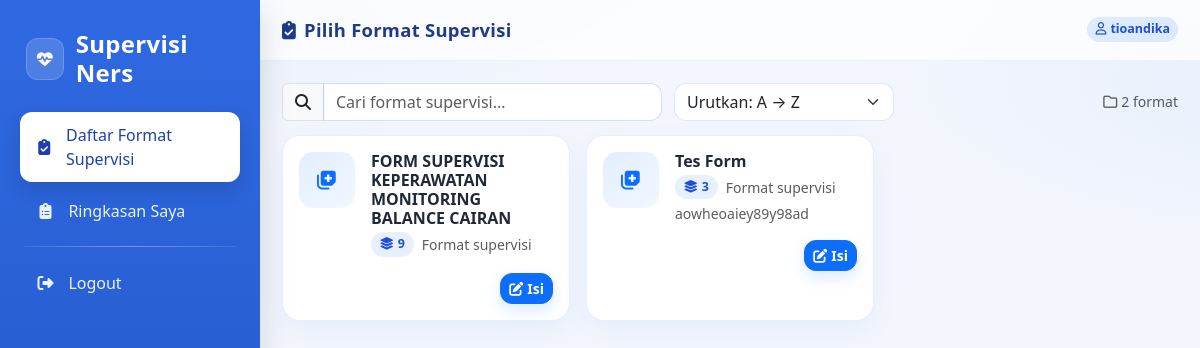
The page /formats/ (signed in) on the database its author committed.
### supervisi/models.py (models this page shows, shortened)
class FormatSupervisi(models.Model):
    nama = models.CharField(max_length=255)
    deskripsi = models.TextField(blank=True, null=True)
    def jumlah_aspek(self):
        return sum(item.aspek.count() for item in self.items.all())

class ItemFormat(models.Model):
    format_supervisi = models.ForeignKey(FormatSupervisi, on_delete=models.CASCADE, related_name='items')
    pertanyaan = models.TextField()
    bobot = models.FloatField(default=1)

### supervisi/views.py (the view)
# urls.py: path('formats/', views.daftar_format_supervisi, name='daftar_format_supervisi'),
@login_required
def daftar_format_supervisi(request):
    formats = FormatSupervisi.objects.all()
    return render(request, "supervisi/format_list.html", {"formats": formats})

### templates/supervisi/format_list.html (shortened to what this page needs)
{% extends 'base.html' %}
{% block pagetitle %}
  <i class="fa-solid fa-clipboard-check me-2"></i>Pilih Format Supervisi
{% endblock %}
{% block content %}
  {% if formats %}
    <div class="toolbar">
      <div class="input-group" style="max-width:380px;">
        <span class="input-group-text"><i class="fa-solid fa-magnifying-glass"></i></span>
        <input id="searchBox" type="text" class="form-control" placeholder="Cari format supervisi..." />
      </div>
      <select id="sortSelect" class="form-select" style="max-width:220px;">
        <option value="az" selected>Urutkan: A → Z</option>
      </select>
      <span class="ms-auto text-muted small"><i class="fa-regular fa-folder me-1"></i>{{ formats|length }} format</span>
    </div>
    <div id="formatGrid" class="row g-3">
      {% for f in formats %}
        <div class="col-12 col-sm-6 col-lg-4 format-item" data-name="{{ f.nama|lower }}">
          <div class="format-card p-3 d-flex flex-column">
            <div class="d-flex align-items-start gap-3">
              <div class="format-icon">
                <i class="fa-solid fa-notes-medical fa-lg"></i>
              </div>
              <div class="flex-grow-1">
                <h6 class="format-title" title="{{ f.nama }}">{{ f.nama }}</h6>
                <div class="d-flex align-items-center gap-2 flex-wrap">
                  <span class="chip" title="Perkiraan jumlah aspek"><i class="fa-solid fa-layer-group me-1"></i>{{ f.jumlah_aspek }}</span>
                  <span class="text-muted small">Format supervisi</span>
                </div>
                {% if f.deskripsi %}
                  <div class="text-muted small mt-1">{{ f.deskripsi|truncatechars:90 }}</div>
                {% endif %}
              </div>
            </div>
            <div class="mt-3 d-flex gap-2 justify-content-end">
              <a href="{% url 'isi_supervisi' f.id %}" class="btn btn-primary btn-sm btn-soft"><i class="fa-solid fa-pen-to-square me-1"></i>Isi</a>
            </div>
          </div>
        </div>
      {% endfor %}
    </div>
  {% endif %}
{% endblock %}

### templates/base.html (shortened to what this page needs)
{% load static %}
<!DOCTYPE html>
<html lang="id">
  <head>
    <link href="https://cdn.jsdelivr.net/npm/bootstrap@5.3.2/dist/css/bootstrap.min.css" rel="stylesheet" />
    <link href="https://cdnjs.cloudflare.com/ajax/libs/font-awesome/6.5.0/css/all.min.css" rel="stylesheet" />
  </head>
  <body>
    <aside class="sidebar">
      <div class="brand">
        <div class="brand-badge">
          <i class="fa-solid fa-heart-pulse"></i>
        </div>
        <h4>Supervisi Ners</h4>
      </div>
      {% with current=request.resolver_match.url_name %}
        <nav class="nav-section">
          {% if user.is_authenticated %}
            {% if user.is_staff %}
              <a class="side-link {% if current == 'admin_dashboard' %}active{% endif %}" href="{% url 'admin_dashboard' %}"><i class="fa-solid fa-gauge"></i> Dashboard</a>
              <a class="side-link {% if current == 'daftar_supervisi' %}active{% endif %}" href="{% url 'daftar_supervisi' %}"><i class="fa-solid fa-list-check"></i> Daftar Supervisi</a>
              <a class="side-link {% if current == 'kelola_format' %}active{% endif %}" href="{% url 'kelola_format' %}"><i class="fa-solid fa-clipboard-list"></i> Kelola Format</a>
              <a class="side-link {% if current == 'kelola_akun' %}active{% endif %}" href="{% url 'kelola_akun' %}"><i class="fa-solid fa-user-gear"></i> Kelola Akun</a>
            {% else %}
              <a class="side-link {% if current == 'daftar_format_supervisi' %}active{% endif %}" href="{% url 'daftar_format_supervisi' %}"><i class="fa-solid fa-clipboard-check"></i> Daftar Format Supervisi</a>
              <a class="side-link {% if current == 'ringkasan_saya' %}active{% endif %}" href="{% url 'ringkasan_saya' %}"><i class="fa-solid fa-clipboard-list"></i><span>Ringkasan Saya</span></a>
            {% endif %}
            <div class="divider"></div>
            <a class="side-link" href="{% url 'logout' %}"><i class="fa-solid fa-right-from-bracket"></i> Logout</a>
          {% else %}
            <a class="side-link {% if current == 'login' %}active{% endif %}" href="{% url 'login' %}"><i class="fa-solid fa-right-to-bracket"></i> Login</a>
          {% endif %}
        </nav>
      {% endwith %}
    </aside>
    <section class="main">
      <div class="topbar">
        <div class="top-title">
          {% block pagetitle %}
          {% endblock %}
        </div>
        <div class="d-flex align-items-center gap-2">
          {% if user.is_authenticated %}
            <span class="tag"><i class="fa-regular fa-user me-1"></i>{{ user.username }}</span>
          {% endif %}
        </div>
      </div>
      <div class="page">
        {% block content %}
        {% endblock %}
      </div>
    </section>
  </body>
</html>

### templates/base.html (style rules this page uses)
:root { --blue-1: #1e5ad6; --blue-2: #0d6efd; --blue-3: #0b5ed7; --bg: #f3f6fc; --card: #ffffff; --text: #1f2937; --muted: #6b7280; --radius: 18px; }
html, body { height: 100%; }
body { min-height: 100vh; display: flex; margin: 0; background: var(--bg); font-family: system-ui, -apple-system, 'Segoe UI', Roboto, 'Helvetica Neue', Arial, sans-serif; color: var(--text); }
.sidebar { position: fixed; left: 0; top: 0; bottom: 0; width: 260px; min-width: 260px; height: 100vh; overflow-y: auto; background: linear-gradient(180deg, #2f69e1 0%, #2152c4 100%); color: #fff; padding: 20px 16px; box-shadow: 0 10px 30px rgba(0, 0, 0, 0.15); z-index: 1000; }
.brand { display: flex; align-items: center; gap: 0.75rem; padding: 10px 10px 16px; }
.brand-badge { width: 42px; height: 42px; border-radius: 12px; background: rgba(255, 255, 255, 0.15); display: flex; align-items: center; justify-content: center; box-shadow: inset 0 0 0 1px rgba(255, 255, 255, 0.18); }
.brand h4 { margin: 0; font-weight: 800; letter-spacing: 0.3px; }
.nav-section { margin-top: 0.5rem; }
.side-link { color: #eaf1ff; text-decoration: none; display: flex; align-items: center; gap: 0.75rem; padding: 0.7rem 0.9rem; margin: 6px 4px; border-radius: 12px; transition: all 0.18s ease; }
.side-link i { width: 22px; text-align: center; }
.side-link.active { background: #fff; color: #1e40af; box-shadow: 0 8px 20px rgba(0, 0, 0, 0.12); }
.sidebar .divider { height: 1px; background: linear-gradient(90deg, rgba(255, 255, 255, 0.1), rgba(255, 255, 255, 0.35), rgba(255, 255, 255, 0.1)); margin: 12px 8px; }
.main { margin-left: 260px; flex: 1; display: flex; flex-direction: column; min-width: 0; background: radial-gradient(1200px 400px at -20% -10%, rgba(13, 110, 253, 0.07), transparent 60%), radial-gradient(900px 300px at 120% 10%, rgba(13, 110, 253, 0.06), transparent 60%), var(--bg); }
.topbar { display: flex; align-items: center; justify-content: space-between; padding: 16px 22px; position: sticky; top: 0; z-index: 5; background: rgba(255, 255, 255, 0.75); backdrop-filter: saturate(180%) blur(10px); border-bottom: 1px solid rgba(13, 110, 253, 0.08); }
.top-title { font-size: 1.15rem; font-weight: 800; letter-spacing: 0.3px; color: #1e3a8a; }
.page { padding: 22px; width: 100%; }
.tag { font-size: 0.78rem; padding: 0.2rem 0.5rem; border-radius: 999px; background: rgba(13, 110, 253, 0.12); color: #1d4ed8; font-weight: 700; }

### templates/supervisi/format_list.html (style rules this page uses)
.toolbar { display: flex; gap: 0.75rem; flex-wrap: wrap; align-items: center; margin-bottom: 14px; }
.toolbar .form-control, .toolbar .form-select { border-radius: 12px; border: 1px solid rgba(13, 110, 253, 0.15); }
.format-card { background: #fff; border: 1px solid rgba(13, 110, 253, 0.1); border-radius: 18px; box-shadow: 0 10px 28px rgba(13, 110, 253, 0.06); transition: transform 0.15s ease, box-shadow 0.2s ease, border-color 0.2s ease; height: 100%; }
.format-icon { width: 56px; height: 56px; border-radius: 14px; background: linear-gradient(145deg, rgba(13, 110, 253, 0.12), rgba(13, 110, 253, 0.05)); color: #0d6efd; flex: 0 0 56px; display: flex; align-items: center; justify-content: center; }
.chip { background: rgba(13, 110, 253, 0.1); color: #1d4ed8; border-radius: 999px; font-weight: 700; font-size: 0.78rem; padding: 0.18rem 0.55rem; }
.btn-soft { border-radius: 12px; font-weight: 700; box-shadow: 0 6px 16px rgba(13, 110, 253, 0.15); }
.format-card .flex-grow-1 { min-width: 0; }
.format-title { font-weight: 700; margin-bottom: 0.25rem; white-space: normal; overflow: visible; word-break: break-word; overflow-wrap: anywhere; }

### rows shown on the page
FormatSupervisi: nama "FORM SUPERVISI KEPERAWATAN MONITORING BALANCE CAIRAN", jumlah_aspek "9"
FormatSupervisi: nama "Tes Form", jumlah_aspek "3", deskripsi "aowheoaiey89y98ad"

### other values the page prints
{{ user.username }} "tioandika"
